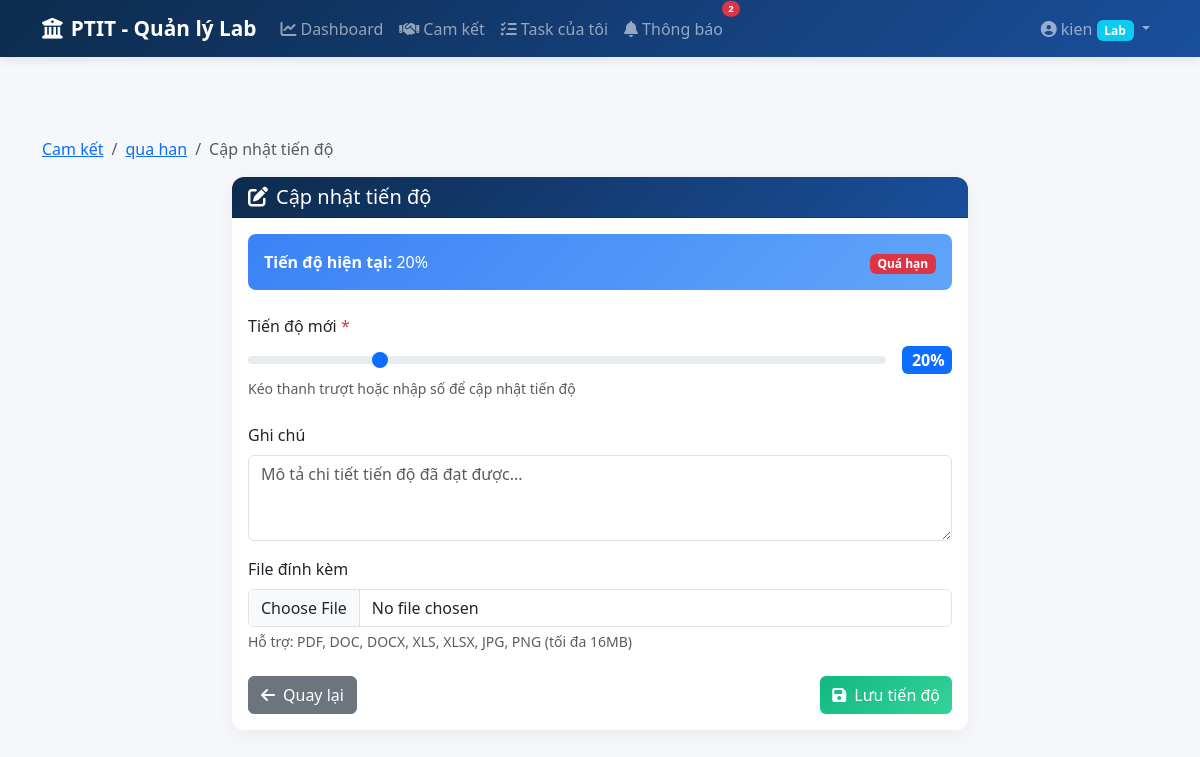
Screenshot of /progress/update/5 (signed in) with the database file from the repository.
### models.py (models this page shows, shortened)
class User(UserMixin, db.Model):
    __tablename__ = 'users'
    id = db.Column(db.Integer, primary_key=True)
    username = db.Column(db.String(50), unique=True, nullable=False)
    password_hash = db.Column(db.String(200), nullable=False)
    role = db.Column(db.String(20), nullable=False)  # 'admin' or 'lab'
    lab_id = db.Column(db.Integer, db.ForeignKey('labs.id', ondelete='SET NULL'), nullable=True)
    def is_admin(self):
        return self.role == 'admin'

class Commitment(db.Model):
    __tablename__ = 'commitments'
    id = db.Column(db.Integer, primary_key=True)
    title = db.Column(db.String(200), nullable=False)
    description = db.Column(db.Text)
    lab_id = db.Column(db.Integer, db.ForeignKey('labs.id'), nullable=False)
    assigned_to = db.Column(db.Integer, db.ForeignKey('users.id'), nullable=True)  # User được giao
    start_date = db.Column(db.Date, nullable=False)
    deadline = db.Column(db.Date, nullable=False)
    progress = db.Column(db.Integer, default=0)  # 0-100
    status = db.Column(db.String(20), default='Mới')  # Mới, Đang thực hiện, Hoàn thành, Quá hạn
    created_by = db.Column(db.Integer, db.ForeignKey('users.id'))
    created_at = db.Column(db.DateTime, default=datetime.utcnow)
    updated_at = db.Column(db.DateTime, default=datetime.utcnow, onupdate=datetime.utcnow)
    creator = db.relationship('User', foreign_keys=[created_by], backref='commitments_created')
    assignee = db.relationship('User', foreign_keys=[assigned_to], backref='tasks_assigned')
    progress_updates = db.relationship('ProgressUpdate', backref='commitment', lazy=True, cascade='all, delete-orphan')

### app.py (the view, shortened to what this page needs)
@app.route('/progress/update/<int:commitment_id>', methods=['GET', 'POST'])
@login_required
def progress_update(commitment_id):
    commitment = Commitment.query.get_or_404(commitment_id)
    if not current_user.is_admin() and commitment.lab_id != current_user.lab_id:
        flash('Bạn không có quyền cập nhật cam kết này.', 'danger')
        return redirect(url_for('dashboard'))
    return render_template('commitments/progress_form.html', commitment=commitment)

### app.py (called while the page is built)
@login_manager.user_loader
def load_user(user_id):
    return User.query.get(int(user_id))

def get_csrf_token():
    return generate_csrf_token()

@app.before_request
def csrf_protect():
    if request.method in ('POST', 'PUT', 'DELETE'):
        if request.endpoint == 'login':
            return
        token = request.form.get('_csrf_token') or request.headers.get('X-CSRF-Token')
        if not validate_csrf_token(token):
            flash('Yêu cầu không hợp lệ (CSRF token không đúng). Vui lòng thử lại.', 'danger')
            return redirect(request.referrer or url_for('dashboard'))

### csrf_utils.py (called while the page is built)
def generate_csrf_token():
    from flask import session
    if '_csrf_token' not in session:
        session['_csrf_token'] = secrets.token_hex(32)
    return session['_csrf_token']

### templates/commitments/progress_form.html (shortened to what this page needs)
{% extends "base.html" %}
{% block content %}
<nav aria-label="breadcrumb" class="mb-3">
    <ol class="breadcrumb">
        <li class="breadcrumb-item"><a href="{{ url_for('commitments_list') }}">Cam kết</a></li>
        <li class="breadcrumb-item"><a href="{{ url_for('commitments_detail', commitment_id=commitment.id) }}">{{ commitment.title }}</a></li>
        <li class="breadcrumb-item active">Cập nhật tiến độ</li>
    </ol>
</nav>
<div class="row justify-content-center">
    <div class="col-lg-8">
        <div class="card">
            <div class="card-header">
                <h5 class="mb-0">
                    <i class="fas fa-edit me-2"></i>Cập nhật tiến độ
                </h5>
            </div>
            <div class="card-body">
                <div class="alert alert-info mb-4">
                    <div class="d-flex justify-content-between align-items-center">
                        <div>
                            <strong>Tiến độ hiện tại:</strong> {{ commitment.progress }}%
                        </div>
                        <div>
                            {% if commitment.status == 'Hoàn thành' %}
                            <span class="badge bg-success">{{ commitment.status }}</span>
                            {% elif commitment.status == 'Quá hạn' %}
                            <span class="badge bg-danger">{{ commitment.status }}</span>
                            {% elif commitment.status == 'Đang thực hiện' %}
                            <span class="badge bg-primary">{{ commitment.status }}</span>
                            {% else %}
                            <span class="badge bg-secondary">{{ commitment.status }}</span>
                            {% endif %}
                        </div>
                    </div>
                </div>
                <form method="POST" enctype="multipart/form-data">
                    <div class="mb-4">
                        <label for="progress" class="form-label">
                            Tiến độ mới <span class="text-danger">*</span>
                        </label>
                        <div class="d-flex align-items-center gap-3">
                            <input type="range" class="form-range flex-grow-1"
                                   id="progress" name="progress" min="0" max="100"
                                   value="{{ commitment.progress }}" required>
                            <span class="progress-value badge bg-primary">{{ commitment.progress }}%</span>
                        </div>
                        <div class="form-text">Kéo thanh trượt hoặc nhập số để cập nhật tiến độ</div>
                    </div>
                    <div class="mb-3">
                        <label for="notes" class="form-label">Ghi chú</label>
                        <textarea class="form-control" id="notes" name="notes" rows="3"
                                  placeholder="Mô tả chi tiết tiến độ đã đạt được..."></textarea>
                    </div>
                    <div class="mb-4">
                        <label for="attachment" class="form-label">File đính kèm</label>
                        <input type="file" class="form-control" id="attachment" name="attachment">
                        <div class="form-text">Hỗ trợ: PDF, DOC, DOCX, XLS, XLSX, JPG, PNG (tối đa 16MB)</div>
                    </div>
                    <div class="d-flex justify-content-between">
                        <a href="{{ url_for('commitments_detail', commitment_id=commitment.id) }}"
                           class="btn btn-secondary">
                            <i class="fas fa-arrow-left me-2"></i>Quay lại
                        </a>
                        <button type="submit" class="btn btn-success">
                            <i class="fas fa-save me-2"></i>Lưu tiến độ
                        </button>
                    </div>
                </form>
            </div>
        </div>
    </div>
</div>
{% endblock %}

### templates/base.html (shortened to what this page needs)
<!DOCTYPE html>
<html lang="vi">
<head>
    <link href="https://cdn.jsdelivr.net/npm/bootstrap@5.3.2/dist/css/bootstrap.min.css" rel="stylesheet">
    <link href="https://cdnjs.cloudflare.com/ajax/libs/font-awesome/6.5.1/css/all.min.css" rel="stylesheet">
    <link href="https://cdn.jsdelivr.net/npm/bootstrap-icons@1.11.2/font/bootstrap-icons.css" rel="stylesheet">
    <link href="{{ url_for('static', filename='css/style.css') }}" rel="stylesheet">
</head>
<body>
    {% if current_user.is_authenticated %}
    <nav class="navbar navbar-expand-lg navbar-dark bg-ptit">
        <div class="container">
            <a class="navbar-brand" href="{{ url_for('dashboard') }}">
                <i class="fas fa-university me-2"></i>PTIT - Quản lý Lab
            </a>
            <div class="collapse navbar-collapse" id="navbarNav">
                <ul class="navbar-nav me-auto">
                    <li class="nav-item">
                        <a class="nav-link" href="{{ url_for('dashboard') }}">
                            <i class="fas fa-chart-line me-1"></i>Dashboard
                        </a>
                    </li>
                    <li class="nav-item">
                        <a class="nav-link" href="{{ url_for('commitments_list') }}">
                            <i class="fas fa-handshake me-1"></i>Cam kết
                        </a>
                    </li>
                    {% if not current_user.is_admin() %}
                    <li class="nav-item">
                        <a class="nav-link" href="{{ url_for('my_tasks') }}">
                            <i class="fas fa-tasks me-1"></i>Task của tôi
                        </a>
                    </li>
                    {% endif %}
                    <li class="nav-item">
                        <a class="nav-link position-relative" href="{{ url_for('notifications') }}">
                            <i class="fas fa-bell me-1"></i>Thông báo
                            <span id="notif-badge" class="position-absolute top-0 start-100 translate-middle badge rounded-pill bg-danger"
                                  style="font-size:0.6em; display:none;">
                            </span>
                        </a>
                    </li>
                </ul>
                <ul class="navbar-nav">
                    <li class="nav-item dropdown">
                        <a class="nav-link dropdown-toggle" href="#" data-bs-toggle="dropdown">
                            <i class="fas fa-user-circle me-1"></i>{{ current_user.username }}
                            {% if current_user.is_admin() %}
                            <span class="badge bg-warning text-dark">Admin</span>
                            {% else %}
                            <span class="badge bg-info">Lab</span>
                            {% endif %}
                        </a>
                    </li>
                </ul>
            </div>
        </div>
    </nav>
    {% endif %}
    <main class="{% if current_user.is_authenticated %}main-content{% endif %}">
        <div class="container">
            {% block content %}{% endblock %}
        </div>
    </main>
</body>
</html>

### static/css/style.css (style rules this page uses)
:root { --ptit-blue: #1a4f9c; --ptit-light-blue: #4a90d9; --ptit-dark: #0d2b4d; }
body { background-color: #f5f7fa; font-family: 'Segoe UI', Tahoma, Geneva, Verdana, sans-serif; min-height: 100vh; }
.main-content { padding-top: 80px; padding-bottom: 40px; }
.navbar.bg-ptit { background: linear-gradient(135deg, var(--ptit-dark) 0%, var(--ptit-blue) 100%); box-shadow: 0 2px 10px rgba(0,0,0,0.1); }
.navbar-brand { font-weight: 700; font-size: 1.3rem; }
.nav-link { font-weight: 500; transition: all 0.3s; }
.card { border: none; border-radius: 12px; box-shadow: 0 5px 20px rgba(0,0,0,0.05); }
.card-header { background: linear-gradient(135deg, var(--ptit-dark), var(--ptit-blue)); color: white; border-radius: 12px 12px 0 0 !important; font-weight: 600; }
.btn-success { background: linear-gradient(135deg, #10b981, #34d399); border: none; }
.alert { border: none; border-radius: 8px; }
.alert-info { background: linear-gradient(135deg, #3b82f6, #60a5fa); color: white; }
.progress-value { min-width: 50px; text-align: center; font-size: 1rem; }

### rows the page displays
User: username "kien"
Commitment: title "qua han", progress "20", status "Quá hạn"
